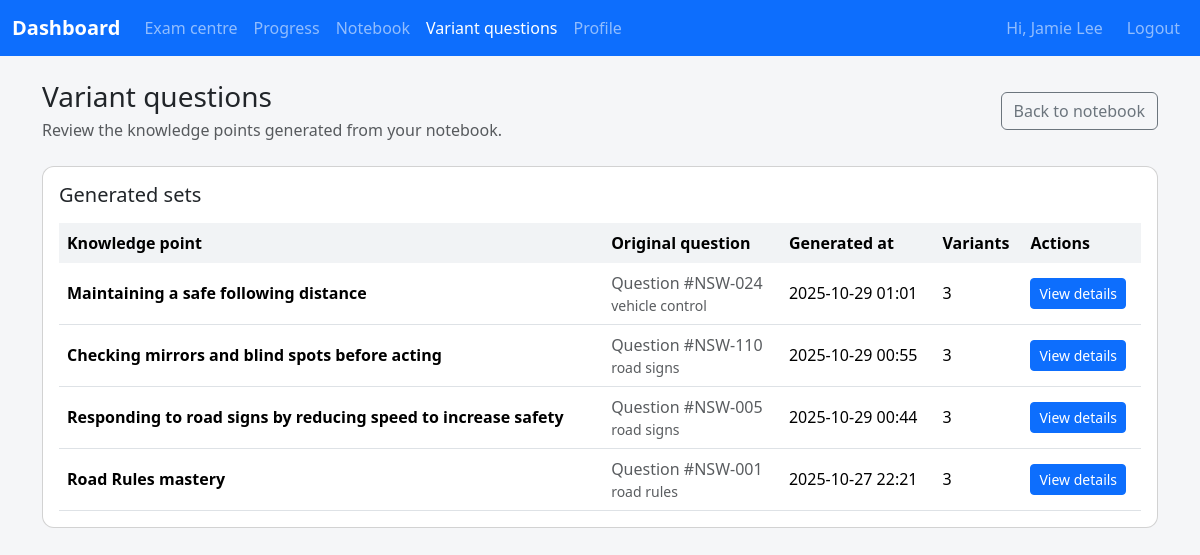
/student/variants (signed in), run on an earlier commit of the app's database.
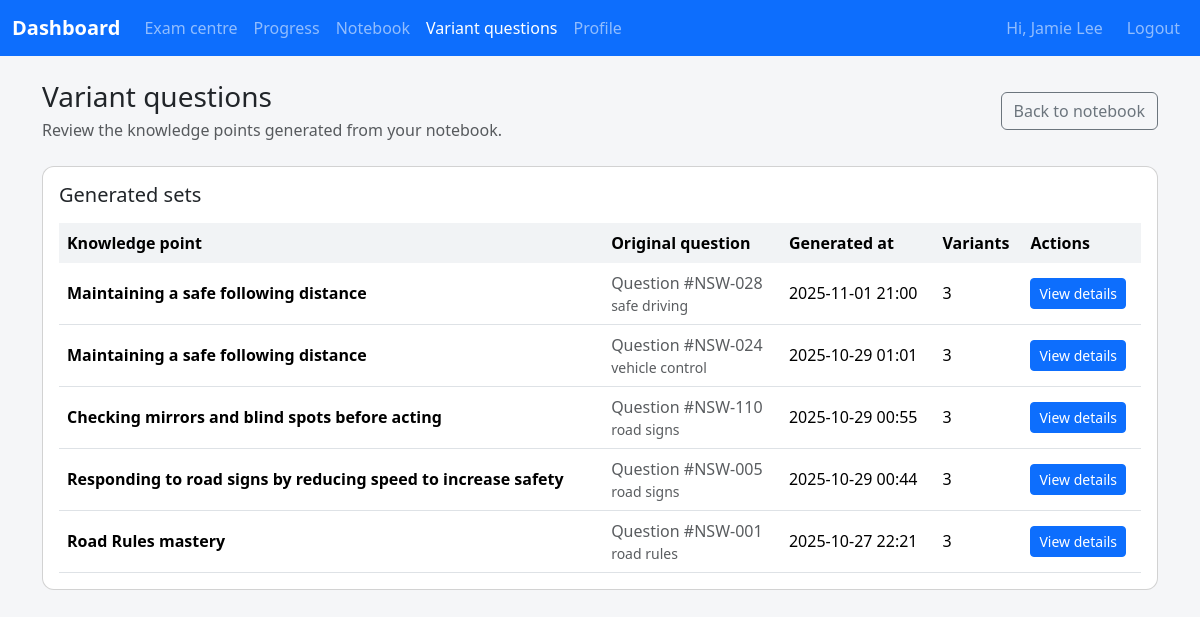
And on a later commit of the database.
### app/models.py (models this page shows)
class VariantQuestionGroup(db.Model):
    __tablename__ = "variant_question_groups"
    id = db.Column(db.Integer, primary_key=True)
    student_id = db.Column(db.Integer, db.ForeignKey("students.id"), nullable=False)
    base_question_id = db.Column(db.Integer, db.ForeignKey("questions.id"), nullable=False)
    knowledge_point_name = db.Column(db.String(255), nullable=False)
    knowledge_point_summary = db.Column(db.Text, nullable=False)
    created_at = db.Column(db.DateTime, default=datetime.utcnow, nullable=False)
    student = db.relationship("Student", back_populates="variant_groups")
    base_question = db.relationship("Question")
    variants = db.relationship(
        "VariantQuestion", back_populates="group", cascade="all, delete-orphan"
    )

class Question(db.Model):
    __tablename__ = "questions"
    id = db.Column(db.Integer, primary_key=True)
    qid = db.Column(db.String(50), nullable=False)
    prompt = db.Column(db.Text, nullable=False)
    language = db.Column(db.String(20), nullable=False, default="ENGLISH")
    state_scope = db.Column(db.String(10), nullable=False, default="ALL")
    topic = db.Column(db.String(120), nullable=False, default="general")
    option_a = db.Column(db.String(255), nullable=False, default="Option A")
    option_b = db.Column(db.String(255), nullable=False, default="Option B")
    option_c = db.Column(db.String(255), nullable=False, default="Option C")
    option_d = db.Column(db.String(255), nullable=False, default="Option D")
    correct_option = db.Column(db.String(1), nullable=False, default="A")
    explanation = db.Column(db.Text, nullable=False, default="")
    image_url = db.Column(db.String(500))
    __table_args__ = (
        UniqueConstraint(
            "qid", "state_scope", "language", name="uq_question_qid_state_language"
        ),
    )

### app/student/routes.py (the view)
@student_bp.route("/variants")
@login_required
def variant_list():
    student = _current_student()
    if not student:
        return _redirect_non_students()
    groups = (
        VariantQuestionGroup.query.options(
            joinedload(VariantQuestionGroup.base_question),
            joinedload(VariantQuestionGroup.variants),
        )
        .filter_by(student_id=student.id)
        .order_by(VariantQuestionGroup.created_at.desc())
        .all()
    )
    group_rows: list[dict[str, object]] = []  # Payload rows consumed by the template
    for group in groups:
        student_variants = [
            variant
            for variant in group.variants
            if variant.student_id == student.id
        ]  # Only expose variants owned by the current student
        group_rows.append(
            {
                "group": group,
                "variant_total": len(student_variants),  # Number of stored variants
            }
        )
    return render_template(
        "student/variant_list.html",
        group_rows=group_rows,
    )

### app/coach/routes.py (called while the page is built, shortened)
@coach_bp.before_app_request
def _restrict_student_portal_access():
    if request.blueprint != "coach":
        return None

### app/i18n.py (called while the page is built)
def normalise_language_code(language: str | None) -> str | None:
    if not language:
        return None
    code = language.strip().upper()
    if code in SUPPORTED_LANGUAGES:
        return code
    return None

def ensure_language_code(language: str | None) -> str:
    normalised = normalise_language_code(language)
    return normalised or DEFAULT_LANGUAGE

def translate_text(text: str, language: str, **format_values: str) -> str:
    catalogue = TRANSLATIONS.get(language, {})
    translated = catalogue.get(text, text)
    if format_values:
        try:
            return translated.format(**format_values)
        except (KeyError, IndexError):
            return translated
    return translated

### app/models.py (called while the page is built)
    @property
    def is_student(self) -> bool:
        return True

### app/student/routes.py (called while the page is built)
def _current_student() -> Student | None:
    if not current_user.is_authenticated:
        return None
    student = current_user._get_current_object()
    if isinstance(student, Student):
        return student
    return None

### app/templates/student/variant_list.html (shortened to what this page needs)
{% extends "base.html" %}
{% block content %}
<div class="d-flex flex-column flex-lg-row align-items-lg-center justify-content-between gap-3 mb-4">
  <div>
    <h1 class="h3 mb-1">{{ _('Variant questions') }}</h1>
    <p class="text-muted mb-0">{{ _('Review the knowledge points generated from your notebook.') }}</p>
  </div>
  <a class="btn btn-outline-secondary" href="{{ url_for('student.notebook') }}">{{ _('Back to notebook') }}</a>
</div>
{% if group_rows %}
<div class="card">
  <div class="card-body">
    <h2 class="h5 mb-3">{{ _('Generated sets') }}</h2>
    <div class="table-responsive">
      <table class="table table-hover align-middle mb-0">
        <thead>
          <tr>
            <th scope="col">{{ _('Knowledge point') }}</th>
            <th scope="col">{{ _('Original question') }}</th>
            <th scope="col">{{ _('Generated at') }}</th>
            <th scope="col">{{ _('Variants') }}</th>
            <th scope="col">{{ _('Actions') }}</th>
          </tr>
        </thead>
        <tbody>
          {% for row in group_rows %}
          {% set group = row.group %}
          <tr>
            <td class="fw-semibold">{{ group.knowledge_point_name }}</td>
            <td>
              <span class="text-muted">{{ _('Question') }} #{{ group.base_question.qid }}</span>
              <div class="small text-muted">{{ group.base_question.topic }}</div>
            </td>
            <td>{{ group.created_at.strftime('%Y-%m-%d %H:%M') }}</td>
            <td>{{ row.variant_total }}</td>
            <td>
              <a class="btn btn-sm btn-primary" href="{{ url_for('student.variant', group=group.id) }}">{{ _('View details') }}</a>
            </td>
          </tr>
          {% endfor %}
        </tbody>
      </table>
    </div>
  </div>
</div>
{% else %}
<div class="alert alert-info" role="alert">
  {{ _('Generate variants from the notebook to see them listed here.') }}
</div>
{% endif %}
{% endblock %}

What changed in the data, as far as the page shows it:
added VariantQuestionGroup: knowledge_point_name "Maintaining a safe following distance", created_at "2025-11-01 21:00"
now on this page (row unchanged): Question: base_question.qid "NSW-028", base_question.topic "safe driving"
Also different on the page:
new list line: "Question # 3 View details"
